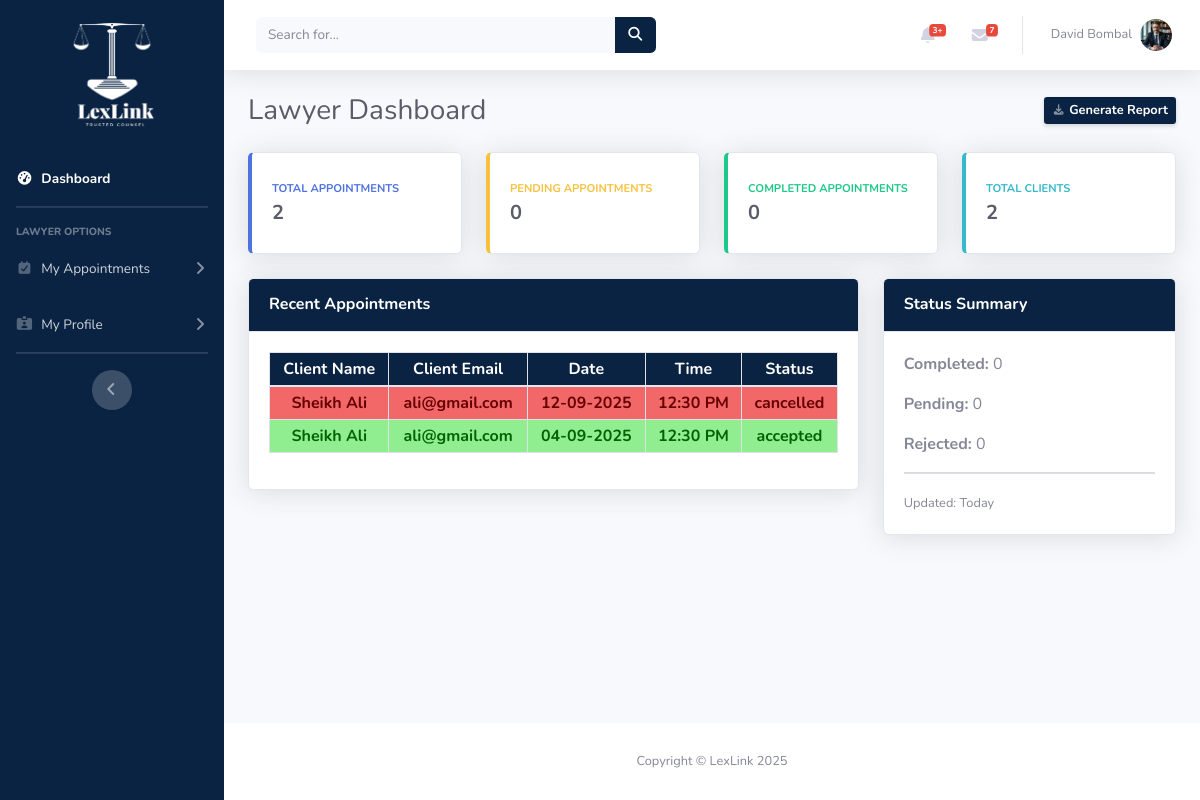
Screenshot of /lawyer/index.php (signed in) with the database file from the repository.
### tables this page shows
CREATE TABLE `lawyers` (
  `lawyer_id` int(10) UNSIGNED NOT NULL,
  `lawyer_name` varchar(255) NOT NULL,
  `lawyer_email` varchar(255) NOT NULL,
  `lawyer_password` varchar(255) NOT NULL,
  `lawyer_picture` varchar(255) DEFAULT NULL,
  `lawyer_document` varchar(255) DEFAULT NULL,
  `lawyer_category` int(11) DEFAULT NULL,
  `lawyer_city` int(11) DEFAULT NULL,
  `role` varchar(100) NOT NULL DEFAULT 'lawyer',
  `lawyer_status` enum('pending','active') DEFAULT 'pending',
  `is_lawyer_promoted` tinyint(1) DEFAULT 0,
  `created_at` timestamp NOT NULL DEFAULT current_timestamp(),
  `updated_at` timestamp NOT NULL DEFAULT current_timestamp() ON UPDATE current_timestamp()
);

CREATE TABLE `appointments` (
  `appointment_id` int(11) NOT NULL,
  `appointment_status` enum('pending','accepted','rejected','completed','cancelled') DEFAULT 'pending',
  `booker_id` int(11) NOT NULL,
  `booker_name` varchar(100) DEFAULT NULL,
  `booker_email` varchar(255) DEFAULT NULL,
  `booker_address` varchar(255) DEFAULT NULL,
  `booker_schedule` datetime DEFAULT NULL,
  `booker_message` text DEFAULT NULL,
  `booked_lawyer` int(10) UNSIGNED DEFAULT NULL
);

### lawyer/lawyer_includes/lawyer_utils/auth.php (called while the page is built, shortened)
<?php
$lawyerID = $_SESSION['lawyerID'];
    ?>

### lawyer/index.php (the view, shortened to what this page needs)
<?php
include_once("lawyer_includes/lawyer_layouts/header.php");
include_once("lawyer_includes/lawyer_utils/auth.php");
?>
<?php
$getTotal = "SELECT
            COUNT(*) AS total,
            COALESCE(SUM(CASE WHEN appointment_status = 'pending' THEN 1 ELSE 0 END), 0) AS pending,
            COALESCE(SUM(CASE WHEN appointment_status = 'completed' THEN 1 ELSE 0 END), 0) AS completed,
            COALESCE(SUM(CASE WHEN appointment_status = 'rejected' THEN 1 ELSE 0 END), 0) AS rejected,
            COALESCE(COUNT(DISTINCT booker_id), 0) AS clients
        FROM appointments
        WHERE booked_lawyer = '$lawyerID'";
$result = mysqli_query($connection, $getTotal);
$data = mysqli_fetch_assoc($result);
$total     = $data['total'];
$pending   = $data['pending'];
$completed = $data['completed'];
$rejected  = $data['rejected'];
?>
<?php
$getRecents = "SELECT * FROM appointments
INNER JOIN users ON appointments.booker_id = users.user_id
WHERE booked_lawyer = '$lawyerID'
ORDER BY appointments.booker_schedule DESC
LIMIT 5";
$recentsResults = mysqli_query($connection, $getRecents);
?>
<div class="container-fluid">
    <div class="d-sm-flex align-items-center justify-content-between mb-4">
        <h1 class="h3 mb-0 text-gray-800">Lawyer Dashboard</h1>
        <a href="#" class="d-none d-sm-inline-block btn btn-sm btn-primary shadow-sm">
            <i class="fas fa-download fa-sm text-white-50"></i> Generate Report
        </a>
    </div>
    <div class="row">
        <div class="col-xl-3 col-md-6 mb-4">
            <div class="card border-left-primary shadow h-100 py-2">
                <div class="card-body">
                    <div class="text-xs font-weight-bold text-primary text-uppercase mb-1">Total
                        Appointments</div>
                    <div class="h5 mb-0 font-weight-bold text-gray-800"><?php echo $total; ?></div>
                </div>
            </div>
        </div>
        <div class="col-xl-3 col-md-6 mb-4">
            <div class="card border-left-warning shadow h-100 py-2">
                <div class="card-body">
                    <div class="text-xs font-weight-bold text-warning text-uppercase mb-1 text-white">Pending
                        Appointments</div>
                    <div class="h5 mb-0 font-weight-bold text-gray-800"><?php echo $pending; ?></div>
                </div>
            </div>
        </div>
        <div class="col-xl-3 col-md-6 mb-4">
            <div class="card border-left-success shadow h-100 py-2">
                <div class="card-body">
                    <div class="text-xs font-weight-bold text-success text-uppercase mb-1 text-white">Completed
                        Appointments</div>
                    <div class="h5 mb-0 font-weight-bold text-gray-800"><?php echo $completed; ?></div>
                </div>
            </div>
        </div>
        <div class="col-xl-3 col-md-6 mb-4">
            <div class="card border-left-info shadow h-100 py-2">
                <div class="card-body">
                    <div class="text-xs font-weight-bold text-info text-uppercase mb-1">Total Clients
                    </div>
                    <div class="h5 mb-0 font-weight-bold text-gray-800"><?php echo $total; ?></div>
                </div>
            </div>
        </div>
    </div>
    <div class="row">
        <div class="col-lg-8 mb-4">
            <div class="card shadow mb-4">
                <div class="card-header py-3">
                    <h6 class="m-0 font-weight-bold text-primary">Recent Appointments</h6>
                </div>
                <div class="card-body">
                    <div class="table-responsive">
                        <table style="text-align:center;" class="table table-bordered table-striped" width="100%" cellspacing="0">
                            <thead class="text-white" style="background:#0a2342;">
                                <tr>
                                    <th>Client Name</th>
                                    <th>Client Email</th>
                                    <th>Date</th>
                                    <th>Time</th>
                                    <th>Status</th>
                                </tr>
                            </thead>
                            <tbody>
                                <?php foreach ($recentsResults as $recents) { ?>
                                    <?php
                                    $datetime = $recents['booker_schedule'];
                                    $date = date("d-m-Y", strtotime($datetime));
                                    $time = date("h:i A", strtotime($datetime));
                                    ?>
                                    <tr>
                                        <td class="status <?php echo $recents['appointment_status']; ?>"><?php echo $recents['booker_name']; ?></td>
                                        <td class="status <?php echo $recents['appointment_status']; ?>"><?php echo $recents['booker_email']; ?></td>
                                        <td class="status <?php echo $recents['appointment_status']; ?>"><?php echo $date; ?></td>
                                        <td class="status <?php echo $recents['appointment_status']; ?>"><?php echo $time; ?></td>
                                        <td class="status <?php echo $recents['appointment_status']; ?>"><?php echo $recents['appointment_status'] ?></td>
                                    </tr>
                                <?php } ?>
                            </tbody>
                        </table>
                    </div>
                </div>
            </div>
        </div>
        <div class="col-lg-4 mb-4">
            <div class="card shadow">
                <div class="card-header py-3">
                    <h6 class="m-0 font-weight-bold text-primary">Status Summary</h6>
                </div>
                <div class="card-body">
                    <p><strong>Completed:</strong> <?php echo $completed; ?></p>
                    <p><strong>Pending:</strong> <?php echo $pending; ?></p>
                    <p><strong>Rejected:</strong> <?php echo $rejected; ?></p>
                    <hr>
                    <small class="text-muted">Updated: Today</small>
                </div>
            </div>
        </div>
    </div>
</div>
</div>
<?php
include_once("lawyer_includes/lawyer_layouts/footer.php");
?>

### lawyer/lawyer_includes/lawyer_layouts/header.php (shortened to what this page needs)
<?php
$connection = mysqli_connect("localhost", "root", "", "LexLink");
$lawyerID = $_SESSION['lawyerID'];
$getLawyer = "SELECT * FROM `lawyers` WHERE `lawyer_id` ='$lawyerID' ";
$lawyerResult = mysqli_query($connection, $getLawyer);
$lawyer = mysqli_fetch_assoc($lawyerResult);
?>
<!DOCTYPE html>
<html lang="en">
<head>
    <link href="lawyer_assets/vendor/fontawesome-free/css/all.min.css" rel="stylesheet" type="text/css">
    <link rel="stylesheet" href="https://cdnjs.cloudflare.com/ajax/libs/font-awesome/7.0.0/css/all.min.css"
 />
    <link href="https://cdn.jsdelivr.net/npm/bootstrap@5.1.3/dist/css/bootstrap.min.css" rel="stylesheet">
    <link href="lawyer_assets/css/sb-admin-2.min.css" rel="stylesheet">
</head>
<body id="page-top">
    <div id="wrapper">
        <ul class="navbar-nav bg-gradient-primary sidebar sidebar-dark accordion" id="accordionSidebar">
            <a class="sidebar-brand d-flex align-items-center justify-content-center" href="index.php">
                <div class="sidebar-brand-icon" style="margin-top: 5rem !important;">
                    <img src="lawyer_assets/img/logoWhite.png" alt="" width="100%">
                </div>
            </a>
            <li class="nav-item active" id="mydashboard">
                <a class="nav-link" href="index.php">
                    <i class="fas fa-fw fa-tachometer-alt"></i>
                    <span>Dashboard</span></a>
            </li>
            <hr class="sidebar-divider">
            <div class="sidebar-heading">
                Lawyer Options
            </div>
            <li class="nav-item">
                <a class="nav-link collapsed" href="#" data-toggle="collapse" data-target="#collapseTwo"
                    aria-expanded="true" aria-controls="collapseTwo">
                    <i class="fa-solid fa-calendar-check"></i>
                    <span>My Appointments</span>
                </a>
            </li>
            <li class="nav-item">
                <a class="nav-link collapsed" href="#" data-toggle="collapse" data-target="#collapseUtilities"
                    aria-expanded="true" aria-controls="collapseUtilities">
                    <i class="fa-solid fa-id-card-clip"></i>
                    <span>My Profile</span>
                </a>
            </li>
            <hr class="sidebar-divider d-none d-md-block">
            <div class="text-center d-none d-md-inline">
                <button class="rounded-circle border-0" id="sidebarToggle"></button>
            </div>
        </ul>
        <div id="content-wrapper" class="d-flex flex-column">
            <div id="content">
                <nav class="navbar navbar-expand navbar-light bg-white topbar mb-4 static-top shadow">
                    <form
                        class="d-none d-sm-inline-block form-inline mr-auto ml-md-3 my-2 my-md-0 mw-100 navbar-search">
                        <div class="input-group">
                            <input type="text" class="form-control bg-light border-0 small" placeholder="Search for..."
                                aria-label="Search" aria-describedby="basic-addon2">
                            <div class="input-group-append">
                                <button class="btn btn-primary" type="button">
                                    <i class="fas fa-search fa-sm"></i>
                                </button>
                            </div>
                        </div>
                    </form>
                    <ul class="navbar-nav ml-auto">
                        <li class="nav-item dropdown no-arrow mx-1">
                            <a class="nav-link dropdown-toggle" href="#" id="alertsDropdown" role="button"
                                data-toggle="dropdown" aria-haspopup="true" aria-expanded="false">
                                <i class="fas fa-bell fa-fw"></i>
                                <span class="badge badge-danger badge-counter">3+</span>
                            </a>
                        </li>
                        <li class="nav-item dropdown no-arrow mx-1">
                            <a class="nav-link dropdown-toggle" href="#" id="messagesDropdown" role="button"
                                data-toggle="dropdown" aria-haspopup="true" aria-expanded="false">
                                <i class="fas fa-envelope fa-fw"></i>
                                <span class="badge badge-danger badge-counter">7</span>
                            </a>
                        </li>
                        <li class="nav-item dropdown no-arrow">
                            <a class="nav-link dropdown-toggle" href="#" id="userDropdown" role="button"
                                data-toggle="dropdown" aria-haspopup="true" aria-expanded="false">
                                <span class="mr-2 d-none d-lg-inline text-gray-600 small"><?php echo $lawyer['lawyer_name']; ?></span>
                                <img class="img-profile rounded-circle" src="lawyer_assets/uploads/profilepic/<?php echo $lawyer['lawyer_picture'] ?>">
                            </a>
                        </li>
                    </ul>
                </nav>

### lawyer/lawyer_includes/lawyer_layouts/header.php (style rules this page uses)
.bg-gradient-primary, .card-header { background-color: #0A2342 !important; background-image: none !important; background-size: cover; }
.btn-primary { background-color: #0A2342; border: none; }
#mydashboard { margin-top: 80px; }
.card-header .text-primary { color: white !important; }

### lawyer/index.php (style rules this page uses)
.table th, .table td { border: 1px solid #dee2e6; }
.status.accepted { background-color: #90ee90 !important; color: #006400 !important; font-weight: bolder; }
.status.cancelled { background-color: #ff6c6c; color: #660000 !important; font-weight: bolder; }
.btn-sm { padding: 0.25rem 0.5rem; font-size: 0.8rem; font-weight: bold; }
.status { padding: 0.25rem 0.5rem; font-weight: bolder; white-space: nowrap; overflow: hidden; text-overflow: ellipsis; max-width: 200px; }
.table td, .table th { padding: 0.25rem 0.5rem; vertical-align: middle; }

### rows the page displays
lawyers: lawyer_name "David Bombal", lawyer_picture (picture)
appointments: booker_name "Sheikh Ali", booker_email "ali@gmail.com", booker_schedule "12-09-2025", booker_schedule "12:30 PM", appointment_status "cancelled"
appointments: booker_name "Sheikh Ali", booker_email "ali@gmail.com", booker_schedule "04-09-2025", booker_schedule "12:30 PM", appointment_status "accepted"

### other values shown
$total "2"
$pending "0"
$completed "0"
$rejected "0"
